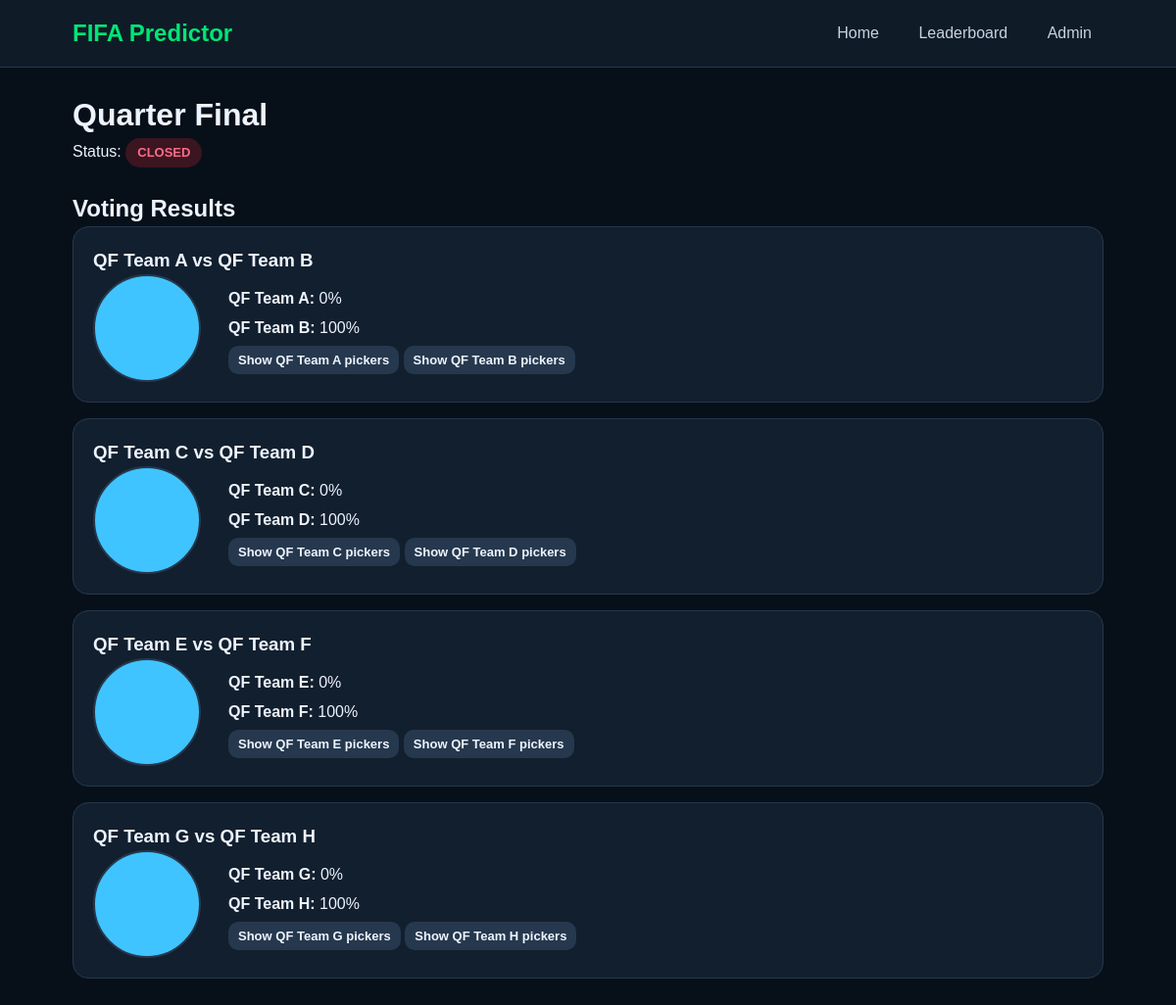
Before: /form.php?round=qf with the older database file.
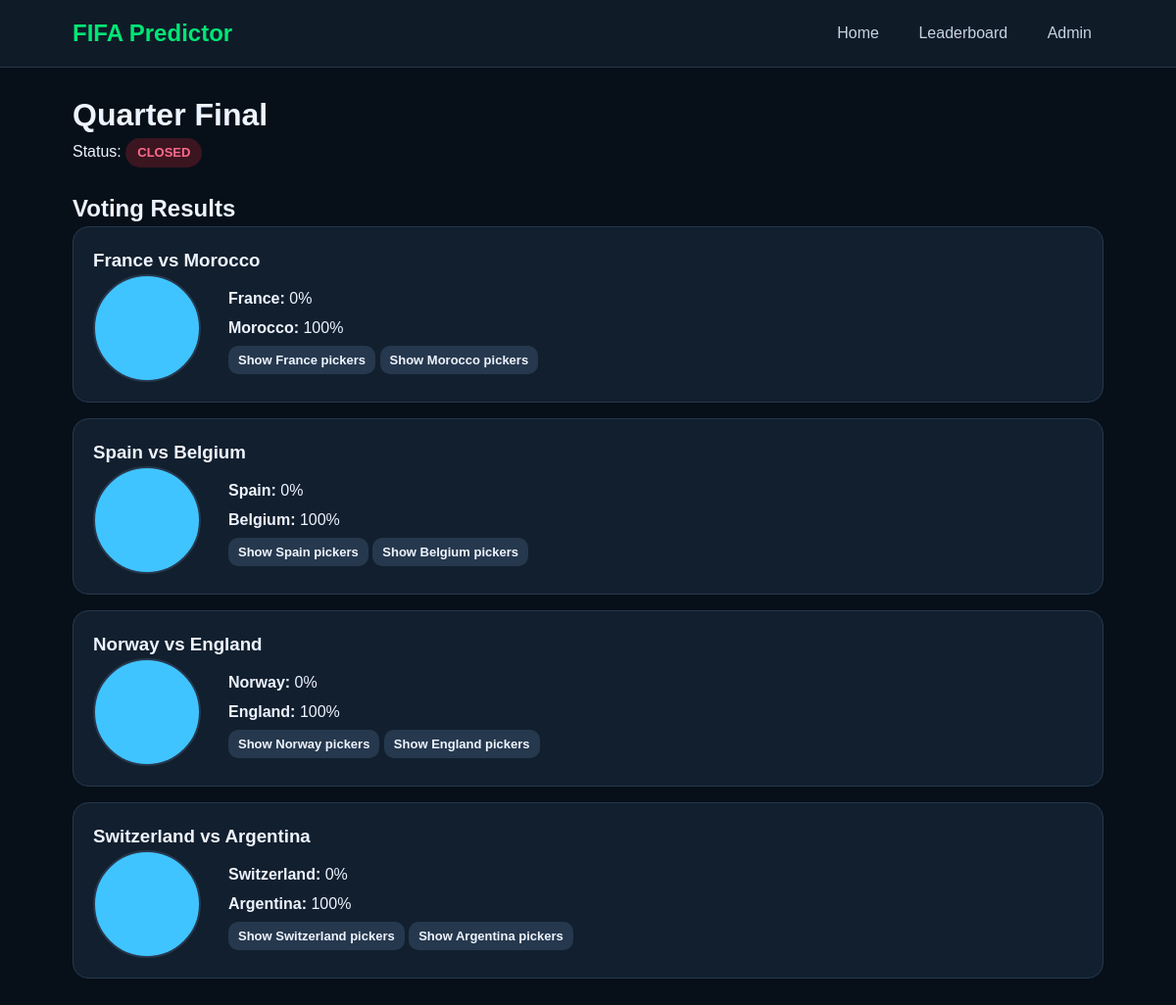
After: the same page with the newer database file.
### tables this page shows
CREATE TABLE matches (
    id INT AUTO_INCREMENT PRIMARY KEY,
    round_id INT NOT NULL,
    match_no INT NOT NULL,
    team1 VARCHAR(100) NOT NULL,
    team2 VARCHAR(100) NOT NULL,
    correct_team VARCHAR(100) DEFAULT NULL,
    FOREIGN KEY (round_id) REFERENCES rounds(id) ON DELETE CASCADE
);

### functions.php (called while the page is built, shortened)
<?php
function getRoundByCode($pdo,$code){$s=$pdo->prepare('SELECT * FROM rounds WHERE code=?');$s->execute([$code]);return $s->fetch();}
function getMatches($pdo,$round_id){$s=$pdo->prepare('SELECT * FROM matches WHERE round_id=? ORDER BY match_no');$s->execute([$round_id]);return $s->fetchAll();}
function h($v){return htmlspecialchars($v ?? '', ENT_QUOTES, 'UTF-8');}
?>

### form.php (the view, shortened to what this page needs)
<?php
require 'db.php'; require 'functions.php';
$code=$_GET['round'] ?? 'r16'; $round=getRoundByCode($pdo,$code); if(!$round) die('Round not found');
$matches=getMatches($pdo,$round['id']); $msg=''; $err=''; $selectedTeams = [];
function counts($pdo,$match){
    $s=$pdo->prepare(
        'SELECT selected_team, COUNT(DISTINCT participant_id) c
         FROM predictions
         WHERE match_id=?
         GROUP BY selected_team'
    );
    $s->execute([$match['id']]);
    $arr=[$match['team1']=>0,$match['team2']=>0];
    return $arr;
}
?>
<!doctype html>
<html>
<head>
<link rel="stylesheet" href="style.css">
</head>
<body>
<header>
<div class="topbar">
<div class="logo">FIFA Predictor</div>
<div class="nav">
<a href="index.php">Home</a>
<a href="leaderboard.php">Leaderboard</a>
<a href="admin.php">Admin</a>
</div>
</div>
</header>
<main class="container">
<h1><?=h($round['name'])?></h1>
<p>Status: <span class="badge <?=h($round['status'])?>"><?=strtoupper(h($round['status']))?></span></p><br>
<?php if($round['status']==='open'): ?>
    <?php if(!$msg): ?>
<form method="post" class="card">
<label>Name</label><input name="name" required>
<label>Roll</label><input name="roll" required>
<label>Department</label><input name="department" required>
<?php foreach($matches as $m): ?>
    <div class="match">
    <h3>Match <?=h($m['match_no'])?>: <?=h($m['team1'])?> vs <?=h($m['team2'])?></h3>
    <div class="teams">
    <label class="radio-box"><input type="radio" name="match_<?=h($m['id'])?>" value="<?=h($m['team1'])?>" required><?=h($m['team1'])?></label>
    <div class="vs">VS</div>
    <label class="radio-box"><input type="radio" name="match_<?=h($m['id'])?>" value="<?=h($m['team2'])?>" required><?=h($m['team2'])?></label>
    </div>
    </div>
    <?php endforeach; ?>
<br><button class="btn" type="button" onclick="reviewPredictions()">Review Predictions</button>
<div class="modal" id="reviewModal">
    <div class="modal-box">
        <button class="close" type="button" onclick="closeReview()">×</button>
        <h2 class="review-title">Review Your Predictions</h2>
        <div class="review-body">
            <div id="reviewContent"></div>
            <br>
            <button class="btn" type="submit">Confirm & Submit</button>
            <button class="btn secondary" type="button" onclick="closeReview()">Go Back & Edit</button>
        </div>
    </div>
</div>
</form>
<?php endif; ?>
<?php elseif($round['status']==='closed'): ?>
    <h2>Voting Results</h2>
    <?php foreach($matches as $m): $c=counts($pdo,$m);$total=$c[$m['team1']]+$c[$m['team2']];$p1=$total?round($c[$m['team1']]/$total*100):0;$p2=100-$p1; ?>
    <div class="card"><h3><?=h($m['team1'])?> vs <?=h($m['team2'])?></h3>
    <div class="pie-row">
    <div class="pie" onclick="showPeople(<?=h($m['id'])?>,'<?=h($m['team1'])?>')" style="background:conic-gradient(#00e676 0 <?=$p1?>%, #40c4ff <?=$p1?>% 100%)"></div>
    <div class="legend">
    <div><b><?=h($m['team1'])?>:</b> <?=$p1?>%</div>
    <div><b><?=h($m['team2'])?>:</b> <?=$p2?>%</div>
    <button class="btn secondary small" onclick="showPeople(<?=h($m['id'])?>,'<?=h($m['team1'])?>')">Show <?=h($m['team1'])?> pickers</button>
    <button class="btn secondary small" onclick="showPeople(<?=h($m['id'])?>,'<?=h($m['team2'])?>')">Show <?=h($m['team2'])?> pickers</button>
    </div>
    </div>
    </div>
    <?php endforeach; ?>
    <?php endif; ?>
    </main>
</body>
</html>

Changed rows visible on the page:
changed matches: team1 "QF Team A" → "France"; team2 "QF Team B" → "Morocco"
changed matches: team1 "QF Team C" → "Spain"; team2 "QF Team D" → "Belgium"
changed matches: team1 "QF Team E" → "Norway"; team2 "QF Team F" → "England"
changed matches: team1 "QF Team G" → "Switzerland"; team2 "QF Team H" → "Argentina"
